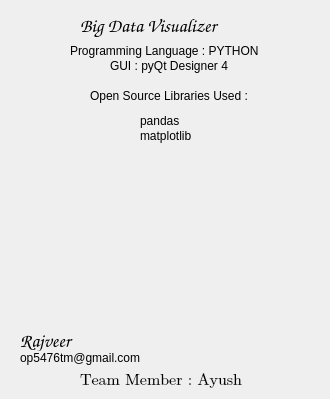
<?xml version="1.0" encoding="UTF-8"?>
<ui version="4.0">
 <class>Dialog</class>
 <widget class="QDialog" name="Dialog">
  <property name="geometry">
   <rect>
    <x>0</x>
    <y>0</y>
    <width>330</width>
    <height>399</height>
   </rect>
  </property>
  <property name="windowTitle">
   <string>Dialog</string>
  </property>
  <widget class="QLabel" name="label">
   <property name="geometry">
    <rect>
     <x>10</x>
     <y>170</y>
     <width>150</width>
     <height>150</height>
    </rect>
   </property>
   <property name="text">
    <string/>
   </property>
   <property name="pixmap">
    <pixmap>Riz.jpg</pixmap>
   </property>
  </widget>
  <widget class="QLabel" name="label_2">
   <property name="geometry">
    <rect>
     <x>170</x>
     <y>170</y>
     <width>150</width>
     <height>150</height>
    </rect>
   </property>
   <property name="text">
    <string/>
   </property>
   <property name="pixmap">
    <pixmap>YooGle.jpg</pixmap>
   </property>
  </widget>
  <widget class="QLabel" name="label_3">
   <property name="geometry">
    <rect>
     <x>20</x>
     <y>330</y>
     <width>141</width>
     <height>21</height>
    </rect>
   </property>
   <property name="font">
    <font>
     <family>Comic Sans MS</family>
     <pointsize>14</pointsize>
    </font>
   </property>
   <property name="text">
    <string>Rajveer</string>
   </property>
  </widget>
  <widget class="QLabel" name="label_4">
   
   <property name="geometry">
    <rect>
     <x>180</x>
     <y>330</y>
     <width>141</width>
     <height>21</height>
    </rect>
   </property>
   <property name="font">
    <font>
     <family>Comic Sans MS</family>
     <pointsize>14</pointsize>
    </font>
   </property>
   <property name="text">

    
   </property>
  </widget>
  <widget class="QLabel" name="label_5">
   <property name="geometry">
    <rect>
     <x>20</x>
     <y>350</y>
     <width>141</width>
     <height>16</height>
    </rect>
   </property>
   <property name="text">
    <string>op5476tm@gmail.com</string>
   </property>
  </widget>
  <widget class="QLabel" name="label_6">
   <property name="geometry">
    <rect>
     <x>180</x>
     <y>350</y>
     <width>131</width>
     <height>16</height>
    </rect>
   </property>
   <property name="text">

   </property>
  </widget>
  <widget class="QLabel" name="label_8">
   <property name="geometry">
    <rect>
     <x>80</x>
     <y>10</y>
     <width>171</width>
     <height>31</height>
    </rect>
   </property>
   <property name="font">
    <font>
     <family>Comic Sans MS</family>
     <pointsize>14</pointsize>
    </font>
   </property>
   <property name="text">
    <string>Big Data Visualizer</string>
   </property>
  </widget>
  <widget class="QLabel" name="label_7">
   <property name="geometry">
    <rect>
     <x>70</x>
     <y>40</y>
     <width>191</width>
     <height>21</height>
    </rect>
   </property>
   <property name="text">
    <string>Programming Language : PYTHON 2.7</string>
   </property>
  </widget>
  <widget class="QLabel" name="label_9">
   <property name="geometry">
    <rect>
     <x>110</x>
     <y>50</y>
     <width>191</width>
     <height>31</height>
    </rect>
   </property>
   <property name="text">
    <string>GUI : pyQt Designer 4</string>
   </property>
  </widget>
  <widget class="QLabel" name="label_10">
   <property name="geometry">
    <rect>
     <x>90</x>
     <y>80</y>
     <width>191</width>
     <height>31</height>
    </rect>
   </property>
   <property name="text">
    <string>Open Source Libraries Used :</string>
   </property>
  </widget>
  <widget class="QLabel" name="label_11">
   <property name="geometry">
    <rect>
     <x>140</x>
     <y>110</y>
     <width>51</width>
     <height>21</height>
    </rect>
   </property>
   <property name="text">
    <string>pandas</string>
   </property>
  </widget>
  <widget class="QLabel" name="label_12">
   <property name="geometry">
    <rect>
     <x>140</x>
     <y>120</y>
     <width>51</width>
     <height>31</height>
    </rect>
   </property>
   <property name="text">
    <string>matplotlib</string>
   </property>
  </widget>
  <widget class="QLabel" name="label_13">
   <property name="geometry">
    <rect>
     <x>80</x>
     <y>370</y>
     <width>201</width>
     <height>21</height>
    </rect>
   </property>
   <property name="font">
    <font>
     <family>Cambria Math</family>
     <pointsize>12</pointsize>
    </font>
   </property>
   <property name="text">
    <string>Team Member : Ayush</string>
   </property>
  </widget>
 </widget>
 <resources/>
 <connections/>
</ui>
